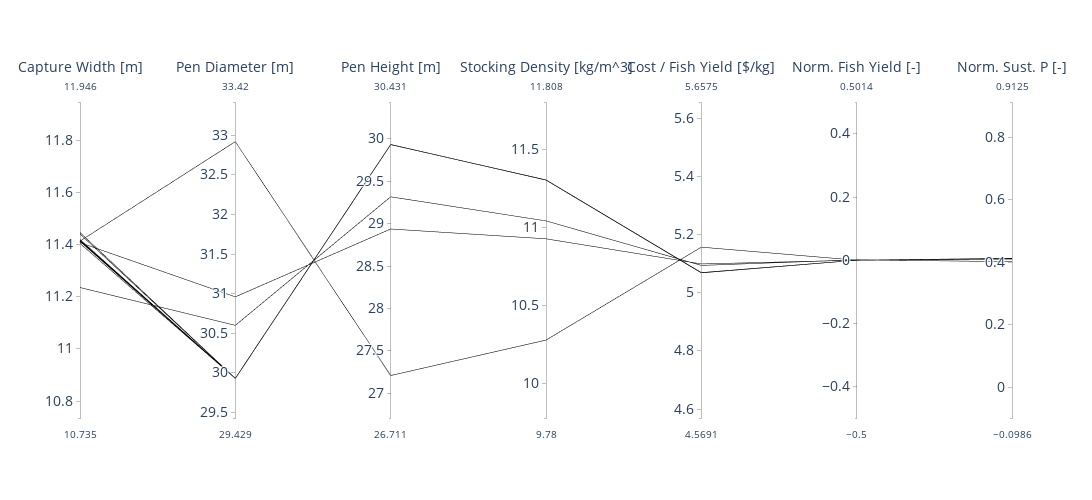

The code cell stored with this chart in its notebook:
### Markdown cell above
# Plot Parallel Coordinate

### Code cell
# ref: https://plotly.com/python/parallel-coordinates-plot/
import plotly.graph_objects as go

df0 = df
#df0['run_id'] = np.random.randn(len(df0))

#remove failure test from figure
df0 = df0.drop(df0[df0['success'] != 1].index)

#Convert values to two decimal points
#df0 = df0.round(2)

alpha = df0.groupby("Obj").size() / df0.shape[0]

fig = go.Figure(data=
    go.Parcoords(
        line = dict(color = alpha, # I added this parameter
                   colorscale = [[0,'black'],[1,'black']], # I added this parameter
                   cmin=0, # I added this parameter
                   cmax=1 # I added this parameter
                  ),
        dimensions = list([
            dict(range = [min(df0['capture_width'])-.5,max(df0['capture_width'])+.5],
                #tickvals = np.linspace(min(df0['capture_width'])-.5,max(df0['capture_width'])+.5, 5),
                label = 'Capture Width [m]', values = df0['capture_width']),
            dict(range = [min(df0['pen_diameter'])-.5,max(df0['pen_diameter'])+.5],
                #tickvals = np.linspace(min(df0['pen_diameter'])-.5,max(df0['pen_diameter'])+.5, 5),
                label = 'Pen Diameter [m]', values = df0['pen_diameter']),
            dict(range = [min( df0['pen_height'])-.5,max(df0['pen_height'])+.5],
                #tickvals = np.linspace(min( df0['pen_height'])-.5,max(df0['pen_height'])+.5, 5),
                label = 'Pen Height [m]', values = df0['pen_height']),
            dict(range = [min(df0['stock_density'])-.5,max(df0['stock_density'])+.5],
                #tickvals = np.linspace(min(df0['stock_density'])-.5,max(df0['stock_density'])+.5, 5),
                label = 'Stocking Density [kg/m^3]', values = df0['stock_density']),
            dict(range = [min(df0['Obj'])-.5,max(df0['Obj'])+.5],
                #tickvals = np.linspace(min(df0['Obj'])-.5,max(df0['Obj'])+.5, 5),
                label = 'Cost / Fish Yield [$/kg]', values = df0['Obj']),
            # dict(range = [min(df0['P_gen_cons_ineq'])-.5,max(df0['P_gen_cons_ineq'])+.5],
            #     tickvals = np.linspace(min(df0['P_gen_cons_ineq'])-.5,max(df0['P_gen_cons_ineq'])+.5, 5),
            #     label = 'Norm. Power Supply [-]', values = df0['P_gen_cons_ineq']),
            dict(range = [min(df0['fish_yield_cons_ineq'])-.5,max(df0['fish_yield_cons_ineq'])+.5],
                #tickvals = np.linspace(min(df0['fish_yield_cons_ineq'])-.5,max(df0['fish_yield_cons_ineq'])+.5, 5),
                label = 'Norm. Fish Yield [-]', values = df0['fish_yield_cons_ineq']),
            dict(range = [min(df0['sustainable_power_operation_cons'])-.5,max(df0['sustainable_power_operation_cons'])+.5],
                #tickvals = np.linspace(min(df0['sustainable_power_operation_cons'])-.5,max(df0['sustainable_power_operation_cons'])+.5, 5),
                label = 'Norm. Sust. P [-]', values = df0['sustainable_power_operation_cons'])
        ])
    )
)

fs = 14
fig.update_traces(
    labelfont=
    dict(size= fs), 
    tickfont=dict(size= fs), 
    selector=dict(type='parcoords')
    ) 

fig.update_layout(
    plot_bgcolor = 'white',
    paper_bgcolor = 'white',
    autosize=False,
    width=1350,
    height=500
    )

fig.write_image("results/Parallel_coordinate.pdf")
fig.write_image("results/Parallel_coordinate.png")
fig.show()
